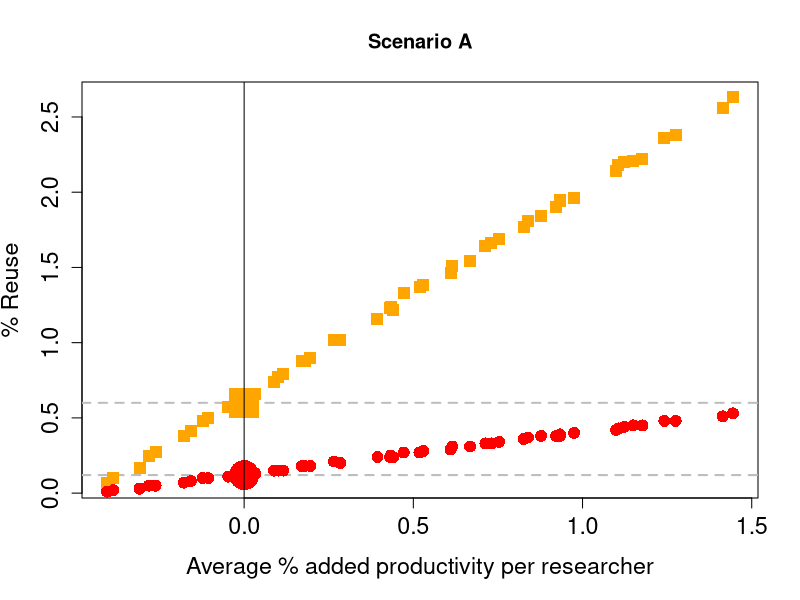
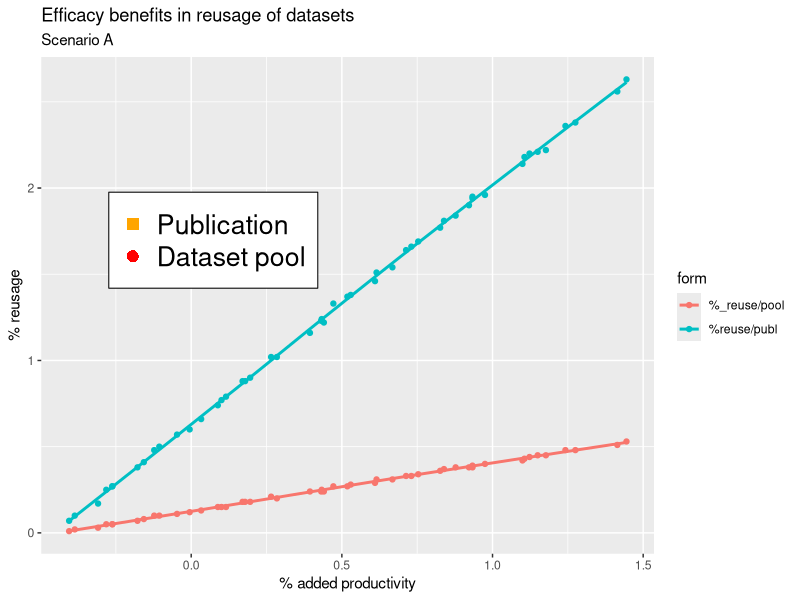
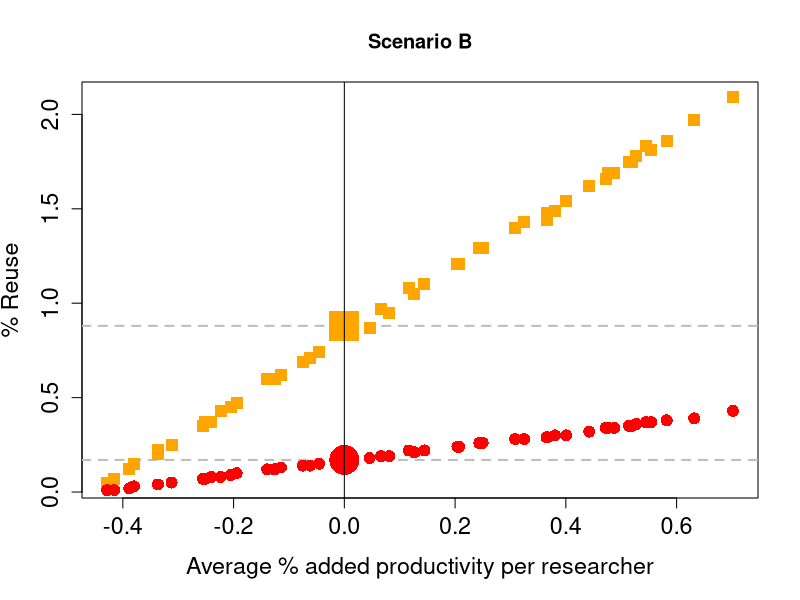
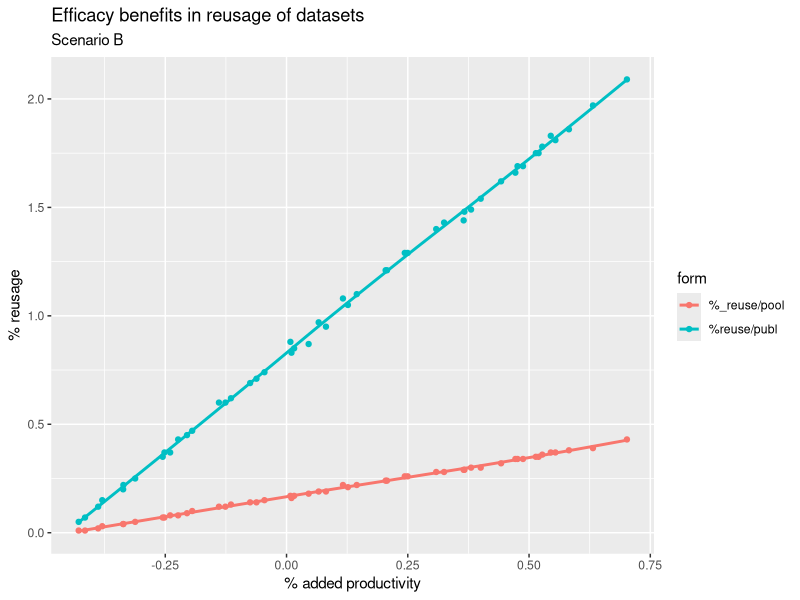
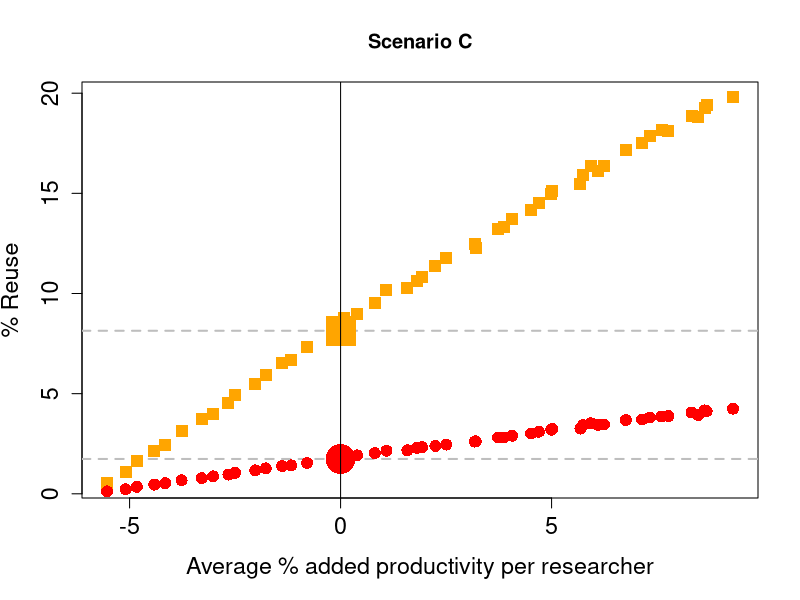
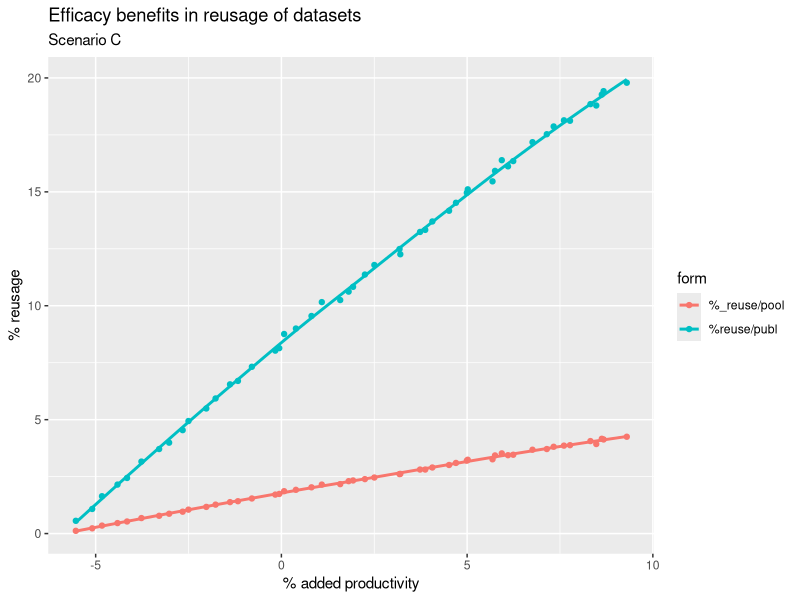
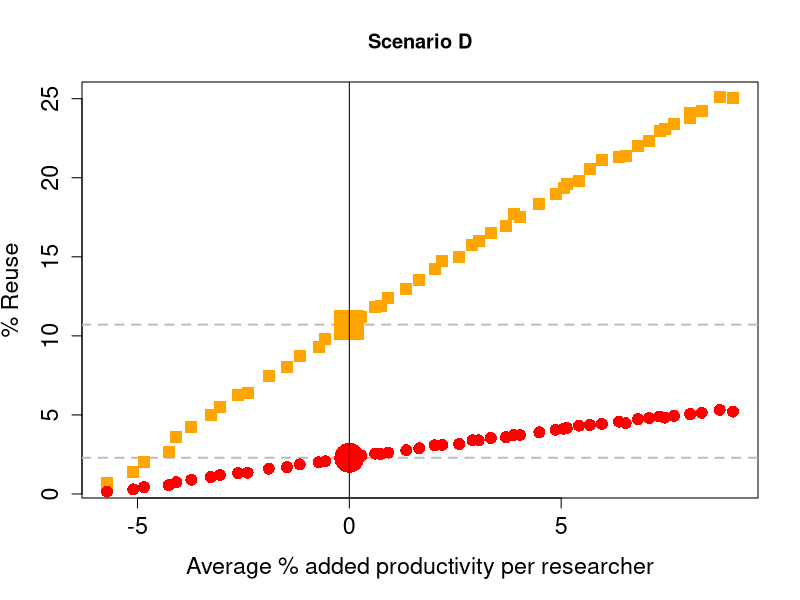
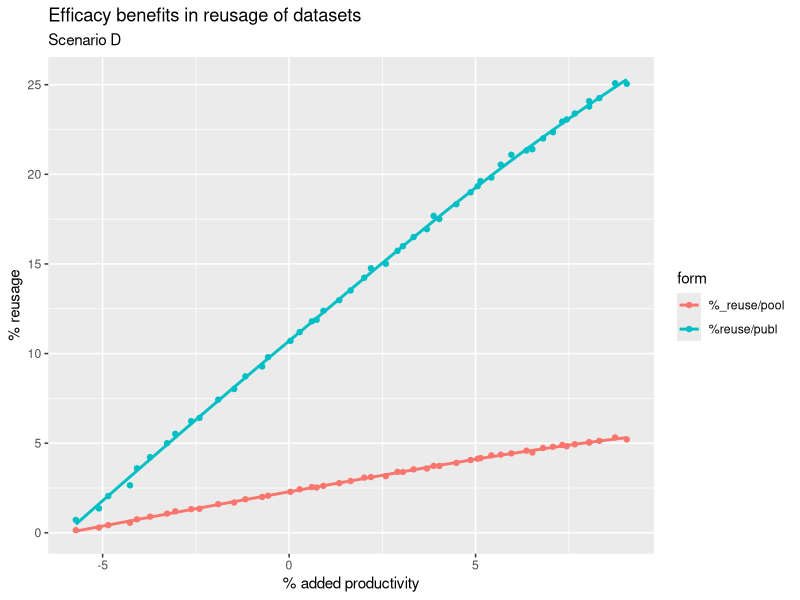

These charts were generated, in order, by the following R code:

# Setup -------------------------------------------------------------------



library(tidyverse)
library(ggplot2)


# Basic Parameters - Complexity 1  --------------------------------------------------------

# setting the seed in order to make my model reproducible 

N_Total_Researchers <- 10000 
t_pap <- 47/365
t_dat<- 73/365
qx <- 0.1 


# Defining the Function - Complexity 1 ---------------------------------------------------

#time_cost_share = 1
#time_cost_know = 1
#y_nonShare = 50
#correction=150
#plotmainlabel="Scenario A"


function_break_even <- function (time_cost_share,time_cost_know,y_nonShare,correction,plotmainlabel)  {
  
  y_share <- 100 - y_nonShare #The percentage of researchers which do not share their data
  probability <- c(y_share, y_nonShare)
  time_cost_share <- time_cost_share / 365 #This gets defined by the upper funktion         
  time_cost_know <- time_cost_know / 365  #This gets defined by the upper funktion    
  
  ii<-1 #is going to be needed for a for-loop
  steps<- 50 #How often the for-loop gets activated  
  
  res_matrix <- matrix(,steps,7)
  
  # This correction is needed so the plots are within the correct range 
  # where the break-even point is visible. 
  f <- 0.000000000001 / correction        #Tessa Ponk does not explain this variable any further.
  # we therefore do not know where she takes these numbers from. I assume that she just
  # took a very small number.
  
  for (ii in 1:steps) {  
    
    #The formula below does not work with data-frames. This is why I have to reduce my
    #random sample to numeric variables. In a first test, I only used the mean. But the goal
    #of this reproduction is the increased randomness and complexity; this is why i chose
    #to use one random number out of my dataset instead.
    
    
    f <- f +  0.0000004 / correction #this makes even less sense to me.
    
    # steady state calculation of pool of available datasets X
    N_sharers <- (y_share/100)*N_Total_Researchers # total sharing researchers
    time_collect <-  t_pap  + time_cost_share + t_dat  # This line includes my
    #new variable and my randomly generated datset
    time_no_collect <-  t_pap  + time_cost_share + time_cost_know 
    
    Xmb <- (-(qx*time_collect-N_sharers*f)+sqrt((qx*time_collect-N_sharers* f)^2 - 4*(qx*f*time_no_collect)*-N_sharers))/(2*(qx*f*time_no_collect))
    pap_research <- rexp(N_Total_Researchers, rate= (t_pap + t_dat))
    pub_research <- 1/pap_research
    share <- sample(c(0,1),N_Total_Researchers,replace=TRUE,probability)
    effect_rate <- pap_research  
    
    Rate_List <- data.frame(pap_research, pub_research, effect_rate, share)
    xy <- (1-(1/(1+(f*Xmb))))
    chance_appropriate_set <- lapply(pap_research,rbinom, 1, (1-(1/(1+(f*Xmb))))) #Chance of finding appropriate set
    Rate_List$use_opp <- sapply(chance_appropriate_set, sum)
    summary(Rate_List)
    #Defining the cost benefits per researcher
    
    Rate_List$benefits<- round(t_dat*(Rate_List$use_opp/Rate_List$pap_research),3)     # per researcher saved time by reused datasets
    Rate_List$reusecost<-round(time_cost_know*(Rate_List$use_opp/Rate_List$pap_research),3)     # per researcher used time to process datasets for reuse
    Rate_List$cost<-round(time_cost_share*Rate_List$share,3)                  # per researcher cost 
    Rate_List$time<-round((t_pap+t_dat-Rate_List$benefits+Rate_List$cost+Rate_List$reusecost)*(pub_research/(t_pap+t_dat)),3)        # ta+td and costs and benefits. Normalize for speed researcher (Tr to t_a+t_d).
    Rate_List$Publ<-round(1/Rate_List$time,3)                                                              # publications, with costs benefits from reuse and sharing
    Rate_List$impact<-round((Rate_List$Publ),3) # impact with costs benefits from reuse and sharing
    
    head(Rate_List)
    sum(Rate_List$use_opp)/sum(Rate_List$Publ) 
    
    res_matrix[ii,1]<-round(Xmb,0)
    res_matrix[ii,2]<-sum(Rate_List$use_opp)
    res_matrix[ii,3]<-round((sum(Rate_List$use_opp)/sum(Rate_List$Publ))*100,2) # reuse publications per year 
    res_matrix[ii,4]<-round((sum(Rate_List$use_opp)/Xmb)*100,2) # reuse datasets per year
    res_matrix[ii,5]<-sum(Rate_List$impact-Rate_List$effect_rate)/N_Total_Researchers
    res_matrix[ii,6]<-f
    res_matrix[ii,7]<-((sum(Rate_List$impact-Rate_List$effect_rate)/N_Total_Researchers)/mean(Rate_List$impact))*100
    
  }
  
  colnames(res_matrix)<-c("totalPool","reuse","%reuse/publ","%_reuse/pool","av.imp/res","f_param","%impactinc")
  
  f_approx<-res_matrix[which(abs(res_matrix[,5])==min(abs(res_matrix[,5]))),6]
  publperc_approx<-as.numeric(res_matrix[which(abs(res_matrix[,5])==min(abs(res_matrix[,5]))),3])
  dataperc_approx<-as.numeric(res_matrix[which(abs(res_matrix[,5])==min(abs(res_matrix[,5]))),4])
  
  perc5_prod <-as.numeric(res_matrix[which(abs(res_matrix[,5])==min(abs(res_matrix[,5]))),7])
  
  
  plot(res_matrix[,7],res_matrix[,3],pch=15,main=plotmainlabel,cex.axis=1.4,cex.lab=1.4,
       col="orange",xlab="Average % added productivity per researcher",ylab="% Reuse")
  abline(h=publperc_approx,col="grey",lty=2,lwd=2)
  abline (h=dataperc_approx, col="grey",lty=2, lwd=2)
  points(res_matrix[,7],res_matrix[,3],pch=15,col="orange",cex=1.6)
  points(res_matrix[,7],res_matrix[,4],pch=16,col="red",cex=1.6)
  points(0,dataperc_approx,col="red",cex=4,pch=16)
  points(0,publperc_approx,col="orange",cex=4,pch=15)
  abline(v=0)
  
  res_ma_tibb <- as_tibble(res_matrix)
  
  res_ma_tibb <- res_ma_tibb %>% 
    gather(`%_reuse/pool`, `%reuse/publ`, key = "form", value = "percent")
  
  print(ggplot(data = res_ma_tibb, mapping = aes(`%impactinc`, percent)) + 
          geom_point(aes(color = form)) +
          geom_smooth(aes(color = form), se = FALSE) +
          labs(title = "Efficacy benefits in reusage of datasets", subtitle = plotmainlabel, x = "% added productivity", y = "% reusage"))
  
  assign('Rate_List', Rate_List, globalenv())
  assign('Results Matrix', res_matrix, globalenv())
  
  if (plotmainlabel=="Scenario A"){
    legend(-0.4,200/correction,cex=1.6,legend=c("Publication", "Dataset pool"),pch=c(15,16),col=c("orange","red")) 
  } # end of if statement
  
}


function_break_even(time_cost_share = 1,time_cost_know = 1,y_nonShare = 50, correction=100,plotmainlabel="Scenario A")
function_break_even(time_cost_share = 1,time_cost_know = 15,y_nonShare = 50,correction=125,plotmainlabel="Scenario B")
function_break_even(time_cost_share = 15,time_cost_know = 1,y_nonShare = 50,correction=9,plotmainlabel="Scenario C")
function_break_even(time_cost_share = 15,time_cost_know = 15,y_nonShare = 50,correction=6.5,plotmainlabel="Scenario D")








